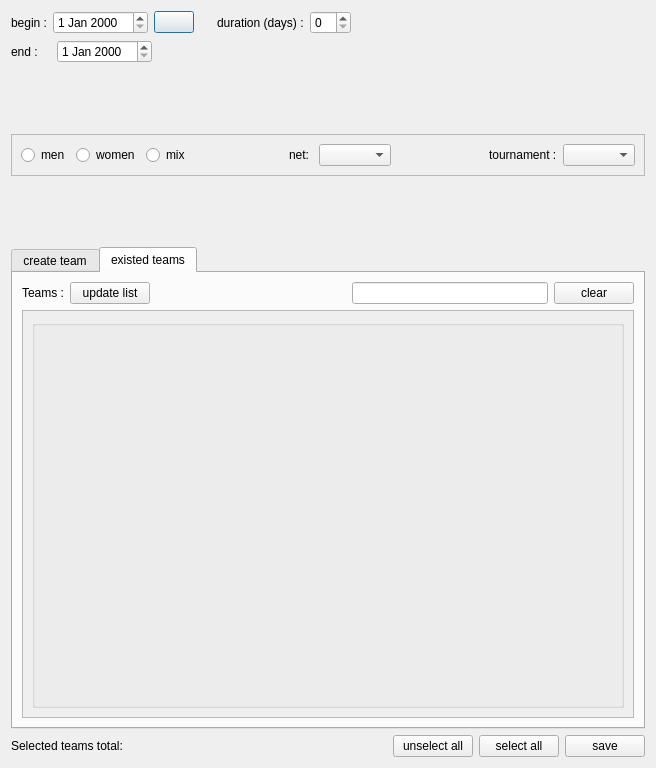
<?xml version="1.0" encoding="UTF-8"?>
<ui version="4.0">
 <class>TournamentCreator</class>
 <widget class="QDialog" name="TournamentCreator">
  <property name="geometry">
   <rect>
    <x>0</x>
    <y>0</y>
    <width>656</width>
    <height>768</height>
   </rect>
  </property>
  <property name="minimumSize">
   <size>
    <width>0</width>
    <height>0</height>
   </size>
  </property>
  <property name="windowTitle">
   <string>Dialog</string>
  </property>
  <layout class="QHBoxLayout" name="horizontalLayout_10">
   <item>
    <layout class="QVBoxLayout" name="verticalLayout_4">
     <item>
      <layout class="QVBoxLayout" name="verticalLayout_2">
       <item>
        <layout class="QHBoxLayout" name="horizontalLayout_5">
         <item>
          <layout class="QVBoxLayout" name="verticalLayout">
           <item>
            <layout class="QHBoxLayout" name="horizontalLayout_4">
             <item>
              <layout class="QHBoxLayout" name="horizontalLayout_2">
               <item>
                <widget class="QLabel" name="label">
                 <property name="text">
                  <string>begin :</string>
                 </property>
                </widget>
               </item>
               <item>
                <widget class="QDateEdit" name="beginDate"/>
               </item>
               <item>
                <widget class="QPushButton" name="openCalendarButton">
                 <property name="font">
                  <font>
                   <bold>true</bold>
                  </font>
                 </property>
                 <property name="text">
                  <string/>
                 </property>
                 <property name="icon">
                  <iconset resource="res.qrc">
                   <normaloff>:/images/calendar.png</normaloff>:/images/calendar.png</iconset>
                 </property>
                </widget>
               </item>
              </layout>
             </item>
             <item>
              <spacer name="horizontalSpacer">
               <property name="orientation">
                <enum>Qt::Horizontal</enum>
               </property>
               <property name="sizeHint" stdset="0">
                <size>
                 <width>17</width>
                 <height>20</height>
                </size>
               </property>
              </spacer>
             </item>
             <item>
              <layout class="QHBoxLayout" name="horizontalLayout_3">
               <item>
                <widget class="QLabel" name="label_3">
                 <property name="text">
                  <string>duration (days) :</string>
                 </property>
                </widget>
               </item>
               <item>
                <widget class="QSpinBox" name="drationSpinBox"/>
               </item>
              </layout>
             </item>
            </layout>
           </item>
           <item>
            <layout class="QHBoxLayout" name="horizontalLayout">
             <item>
              <widget class="QLabel" name="label_2">
               <property name="text">
                <string>end :    </string>
               </property>
              </widget>
             </item>
             <item>
              <widget class="QDateEdit" name="endDate"/>
             </item>
             <item>
              <spacer name="horizontalSpacer_2">
               <property name="orientation">
                <enum>Qt::Horizontal</enum>
               </property>
               <property name="sizeHint" stdset="0">
                <size>
                 <width>188</width>
                 <height>20</height>
                </size>
               </property>
              </spacer>
             </item>
            </layout>
           </item>
          </layout>
         </item>
         <item>
          <spacer name="horizontalSpacer_3">
           <property name="orientation">
            <enum>Qt::Horizontal</enum>
           </property>
           <property name="sizeHint" stdset="0">
            <size>
             <width>248</width>
             <height>20</height>
            </size>
           </property>
          </spacer>
         </item>
        </layout>
       </item>
       <item>
        <spacer name="verticalSpacer_3">
         <property name="orientation">
          <enum>Qt::Vertical</enum>
         </property>
         <property name="sizeHint" stdset="0">
          <size>
           <width>20</width>
           <height>18</height>
          </size>
         </property>
        </spacer>
       </item>
       <item>
        <widget class="QFrame" name="frame">
         <property name="frameShape">
          <enum>QFrame::StyledPanel</enum>
         </property>
         <property name="frameShadow">
          <enum>QFrame::Raised</enum>
         </property>
         <layout class="QHBoxLayout" name="horizontalLayout_7">
          <item>
           <layout class="QHBoxLayout" name="horizontalLayout_6">
            <item>
             <widget class="QRadioButton" name="menRadioButton">
              <property name="text">
               <string>men</string>
              </property>
             </widget>
            </item>
            <item>
             <widget class="QRadioButton" name="womenRadioButton">
              <property name="text">
               <string>women</string>
              </property>
             </widget>
            </item>
            <item>
             <widget class="QRadioButton" name="mixRadioButton">
              <property name="text">
               <string>mix</string>
              </property>
             </widget>
            </item>
            <item>
             <spacer name="horizontalSpacer_5">
              <property name="orientation">
               <enum>Qt::Horizontal</enum>
              </property>
              <property name="sizeHint" stdset="0">
               <size>
                <width>40</width>
                <height>20</height>
               </size>
              </property>
             </spacer>
            </item>
            <item>
             <widget class="QLabel" name="label_4">
              <property name="text">
               <string>net: </string>
              </property>
             </widget>
            </item>
            <item>
             <widget class="QComboBox" name="netComboBox"/>
            </item>
            <item>
             <spacer name="horizontalSpacer_7">
              <property name="orientation">
               <enum>Qt::Horizontal</enum>
              </property>
              <property name="sizeHint" stdset="0">
               <size>
                <width>38</width>
                <height>20</height>
               </size>
              </property>
             </spacer>
            </item>
            <item>
             <widget class="QLabel" name="label_6">
              <property name="text">
               <string>tournament :</string>
              </property>
             </widget>
            </item>
            <item>
             <widget class="QComboBox" name="tourComboBox"/>
            </item>
           </layout>
          </item>
         </layout>
        </widget>
       </item>
       <item>
        <spacer name="verticalSpacer_2">
         <property name="orientation">
          <enum>Qt::Vertical</enum>
         </property>
         <property name="sizeHint" stdset="0">
          <size>
           <width>20</width>
           <height>40</height>
          </size>
         </property>
        </spacer>
       </item>
       <item>
        <widget class="QTabWidget" name="tabWidget">
         <property name="minimumSize">
          <size>
           <width>621</width>
           <height>482</height>
          </size>
         </property>
         <property name="currentIndex">
          <number>1</number>
         </property>
         <widget class="QWidget" name="tab">
          <attribute name="title">
           <string>create team</string>
          </attribute>
         </widget>
         <widget class="QWidget" name="tab_2">
          <attribute name="title">
           <string>existed teams</string>
          </attribute>
          <layout class="QVBoxLayout" name="verticalLayout_3">
           <item>
            <layout class="QHBoxLayout" name="horizontalLayout_8">
             <item>
              <widget class="QLabel" name="label_5">
               <property name="text">
                <string>Teams :</string>
               </property>
              </widget>
             </item>
             <item>
              <widget class="QPushButton" name="updateListButton">
               <property name="text">
                <string>update list</string>
               </property>
              </widget>
             </item>
             <item>
              <spacer name="horizontalSpacer_4">
               <property name="orientation">
                <enum>Qt::Horizontal</enum>
               </property>
               <property name="sizeHint" stdset="0">
                <size>
                 <width>118</width>
                 <height>20</height>
                </size>
               </property>
              </spacer>
             </item>
             <item>
              <widget class="QLineEdit" name="searchByNameLine"/>
             </item>
             <item>
              <widget class="QPushButton" name="clearSearchLineButton">
               <property name="text">
                <string>clear</string>
               </property>
              </widget>
             </item>
            </layout>
           </item>
           <item>
            <widget class="QScrollArea" name="teamsScrollArea">
             <property name="minimumSize">
              <size>
               <width>600</width>
               <height>400</height>
              </size>
             </property>
             <property name="widgetResizable">
              <bool>true</bool>
             </property>
             <widget class="QWidget" name="scrollAreaWidgetContents">
              <property name="geometry">
               <rect>
                <x>0</x>
                <y>0</y>
                <width>610</width>
                <height>400</height>
               </rect>
              </property>
              <layout class="QHBoxLayout" name="horizontalLayout_11">
               <item>
                <widget class="QGroupBox" name="groupBox">
                 <property name="title">
                  <string/>
                 </property>
                </widget>
               </item>
              </layout>
             </widget>
            </widget>
           </item>
          </layout>
         </widget>
        </widget>
       </item>
      </layout>
     </item>
     <item>
      <layout class="QHBoxLayout" name="horizontalLayout_9">
       <item>
        <widget class="QLabel" name="teamsCounterLabel">
         <property name="text">
          <string>Selected teams total: </string>
         </property>
        </widget>
       </item>
       <item>
        <spacer name="horizontalSpacer_6">
         <property name="orientation">
          <enum>Qt::Horizontal</enum>
         </property>
         <property name="sizeHint" stdset="0">
          <size>
           <width>198</width>
           <height>20</height>
          </size>
         </property>
        </spacer>
       </item>
       <item>
        <widget class="QPushButton" name="unselectAllTeamsButton">
         <property name="text">
          <string>unselect all</string>
         </property>
        </widget>
       </item>
       <item>
        <widget class="QPushButton" name="selectAllTeamsButton">
         <property name="text">
          <string>select all</string>
         </property>
        </widget>
       </item>
       <item>
        <widget class="QPushButton" name="addButton">
         <property name="text">
          <string>save</string>
         </property>
        </widget>
       </item>
      </layout>
     </item>
    </layout>
   </item>
  </layout>
 </widget>
 <resources>
  <include location="res.qrc"/>
 </resources>
 <connections/>
</ui>
